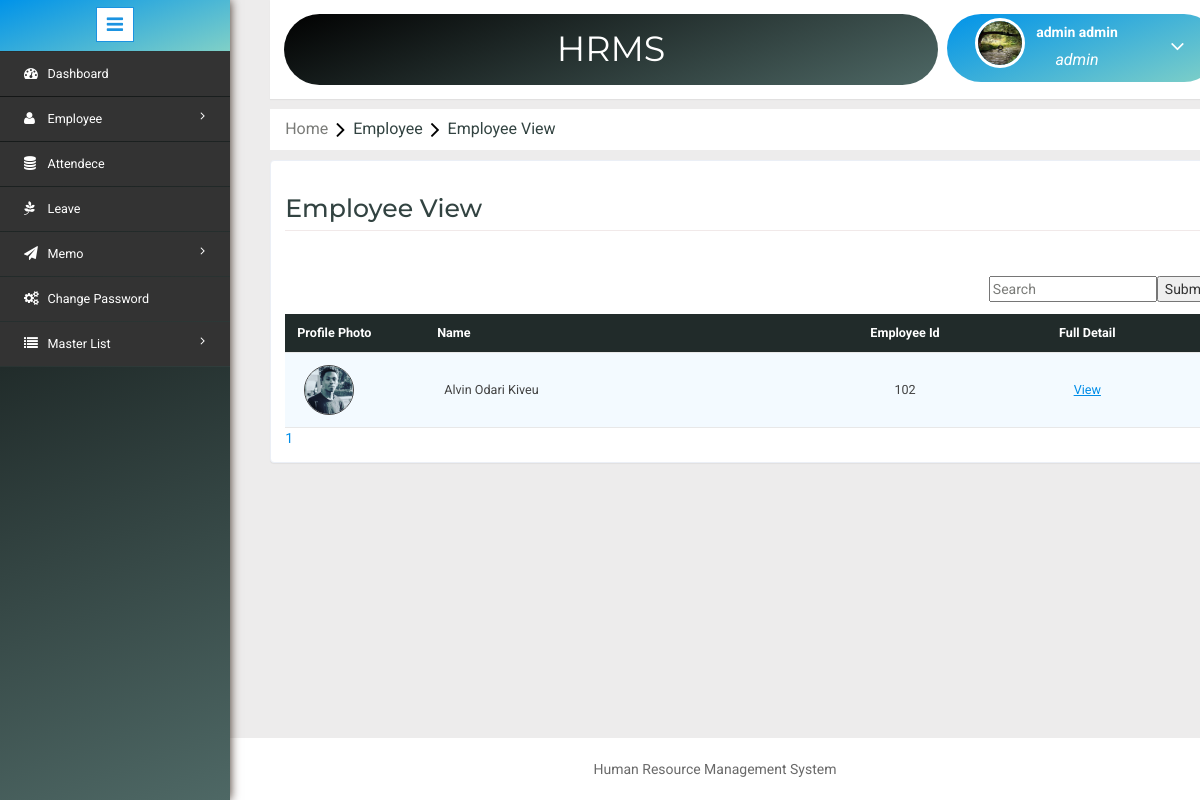
Screenshot of /employeeview.php (signed in) with the database file from the repository.
### tables this page shows
CREATE TABLE `employee` (
  `EmpId` bigint(20) NOT NULL,
  `EmployeeId` varchar(11) NOT NULL,
  `FirstName` varchar(200) NOT NULL,
  `MiddleName` varchar(200) NOT NULL,
  `LastName` varchar(200) NOT NULL,
  `Birthdate` date NOT NULL,
  `Gender` int(10) NOT NULL,
  `Address1` varchar(500) NOT NULL,
  `Address2` varchar(500) NOT NULL,
  `Address3` varchar(500) NOT NULL,
  `CityId` int(11) NOT NULL,
  `Mobile` decimal(10,0) NOT NULL,
  `Email` varchar(200) NOT NULL,
  `Password` varchar(25) NOT NULL,
  `AadharNumber` varchar(25) NOT NULL,
  `MaritalStatus` int(11) NOT NULL,
  `PositionId` int(11) NOT NULL,
  `CreatedBy` bigint(20) NOT NULL,
  `CreatedDate` datetime NOT NULL,
  `ModifiedBy` bigint(20) DEFAULT NULL,
  `ModifiedDate` datetime DEFAULT NULL,
  `JoinDate` date NOT NULL,
  `LeaveDate` date DEFAULT NULL,
  `LastLogin` datetime DEFAULT NULL,
  `LastLogout` datetime DEFAULT NULL,
  `StatusId` int(11) DEFAULT NULL,
  `RoleId` int(11) NOT NULL,
  `ImageName` varchar(1000) DEFAULT NULL,
  `MacAddress` varchar(25) NOT NULL
);

### employeeview.php (the view, shortened to what this page needs)
<?php include('header.php'); ?>
<?php
	$dbs = new database();
	$db=$dbs->connection();
	$page="";
	if(isset($_GET['search']))
	{
		$SearchName = $_GET['search'];
		$RecordeLimit = 10;
		$search = mysqli_query($db,"select count(EmpId) as total from employee where RoleId !='1' and (FirstName like '%".$SearchName."%' or MiddleName like '%".$SearchName."%' or LastName like '%".$SearchName."%' or EmployeeId like '%".$SearchName."%')");
		$SName = mysqli_fetch_array($search);
		$number_of_row =ceil($SName['total']/10);
		if(isset($_GET['bn']) &&intval($_GET['bn']) <= $number_of_row && intval($_GET['bn'] !=0))
		{
			$Skip = (intval($_GET["bn"]) * $RecordeLimit) - $RecordeLimit;
			$sql = mysqli_query($db,"select * from employee where RoleId !='1' and (FirstName like '%".$SearchName."%' or MiddleName like '%".$SearchName."%' or LastName like '%".$SearchName."%' or EmployeeId like '%".$SearchName."%') LIMIT $Skip,$RecordeLimit ");
		}
		else
		{
			$sql = mysqli_query($db,"select * from employee where RoleId !='1' and (FirstName like '%".$SearchName."%' or MiddleName like '%".$SearchName."%' or LastName like '%".$SearchName."%' or EmployeeId like '%".$SearchName."%') LIMIT $RecordeLimit");
		}
		for($i=0;$i<$number_of_row;$i++)
		{
			$d = $i+1;
			if(isset($_GET["search"]))
			{
				$page .= "<a href='?search=$SearchName&bn=$d'>$d</a>&nbsp &nbsp &nbsp";
			}
			else
			{
				$page .= "<a href='?bn=$d'>$d</a>&nbsp &nbsp &nbsp";
			}
		}
	}
	else if(isset($_GET['empid']))
	{
		$empid = $_GET['empid'];
		mysqli_query($db,"delete from employee where EmpId='$empid'");
		echo "<script>window.location='employeeview.php';</script>";
	}
	else
	{
		$RecordeLimit = 10;
		$search = mysqli_query($db,"select count(EmpId) as total from employee ");
		$SName = mysqli_fetch_array($search);
		$number_of_row =ceil($SName['total']/10);
		if(isset($_GET['bn']) && intval($_GET['bn']) <= $number_of_row && intval($_GET['bn'] != 0 ))
		{
			$Skip = (intval($_GET["bn"]) * $RecordeLimit) - $RecordeLimit;
			$sql = mysqli_query($db,"select * from employee where RoleId !='1' LIMIT $Skip,$RecordeLimit");
		}
		else
		{
			$sql = mysqli_query($db,"select * from employee where RoleId !='1' LIMIT $RecordeLimit");
		}
		for($i=0;$i<$number_of_row;$i++)
		{
			$d = $i+1;
		    $page .= "<a href='?bn=$d'>$d</a>&nbsp &nbsp &nbsp";
		}
	}
?>
<link rel="stylesheet" type="text/css" href="css/table-style.css" />
<ol class="breadcrumb" style="margin: 10px 0px ! important;">
    <li class="breadcrumb-item"><a href="Home.php">Home</a><i class="fa fa-angle-right"></i>Employee<i class="fa fa-angle-right"></i>Employee View</li>
</ol>
<div class="validation-system" style="margin-top: 0;">
<div class="validation-form">
 	<div>
		<div class="w3l-table-info">
		<h2>Employee View</h2>
		<br>
	  	<form method="GET" action="#">
			<input style="float: right;" type="submit" name="searchview">
			<input style="float: right;" placeholder="Search" value="<?php echo(isset($SearchName))?$SearchName:''; ?>" type="search-box" name="search"><br>
		</form>
		<table id="table">
		<thead>
			<tr>
				<th style="text-transform: capitalize;">Profile Photo</th>
				<th style="text-transform: capitalize;">Name</th>
				<th style="text-transform: capitalize; text-align: center;">Employee Id</th>
				<th style="text-transform: capitalize; text-align: center;">Full Detail</th>
			</tr>
		</thead>
		<tbody>
		<?php while($row = mysqli_fetch_assoc($sql)) { ?>
			<tr>
				<td style="width: 140px;"><img id="myImg" alt="<?php $fname= (isset($row['FirstName']))?$row['FirstName']:""; $mname=(isset($row['MiddleName']))?$row['MiddleName']:""; $lname=(isset($row['LastName']))?$row['LastName']:"";
					echo ucfirst($fname)."&nbsp;".$mname."&nbsp;".$lname; ?>" src="image/<?php echo $row['ImageName']; ?>" style="width: 50px;height: 50px;object-fit: cover;border-radius: 100%;border: 1px solid"></td>
				<td><?php $fname= (isset($row['FirstName']))?$row['FirstName']:""; $mname=(isset($row['MiddleName']))?$row['MiddleName']:""; $lname=(isset($row['LastName']))?$row['LastName']:"";echo ucfirst($fname)."&nbsp;".$mname."&nbsp;".$lname; ?></td>
				<td style="width: 105px;"><?php $emp = (isset($row['EmployeeId']))?$row['EmployeeId']:"";  echo ucfirst("<center>".$emp."</center>"); ?></td>
				<td style="text-align: center;"><a href="detailview.php?employeeid=<?php echo $row['EmpId'];?>"><u>View</u></a></td>
			</tr>
		<?php }?>
		</tbody>
		</table>
		<div><?php echo $page; ?></div>
		</div>
	</div>
 </div>
</div>
<?php include('footer.php'); ?>

### css/table-style.css (style rules this page uses)
table { background: white; border-collapse: collapse; margin: 1.25em 0 0; width: 100%; }
table tr, table th, table td { border: none; border-bottom: 1px solid #e8e8e8; font-size: .95em; }
table th, table td { padding: 10px 12px; text-align: left; }
table th { background: #212b2a; color: #fff; text-transform: uppercase; }
table tr td { background: #f3faff; color: #424242; }
table { width: 100%; }

### header.php (style rules this page uses)
#myImg { border-radius: 5px; cursor: pointer; transition: 0.3s; }

### rows the page displays
employee: ImageName (picture), FirstName "Alvin", MiddleName "Odari", LastName "Kiveu", EmployeeId "102"

### other values shown
$_SESSION['User']['FirstName'] "admin"
$_SESSION['User']['LastName'] "admin"
$_SESSION['role']['Name'] "admin"
$d "1"
